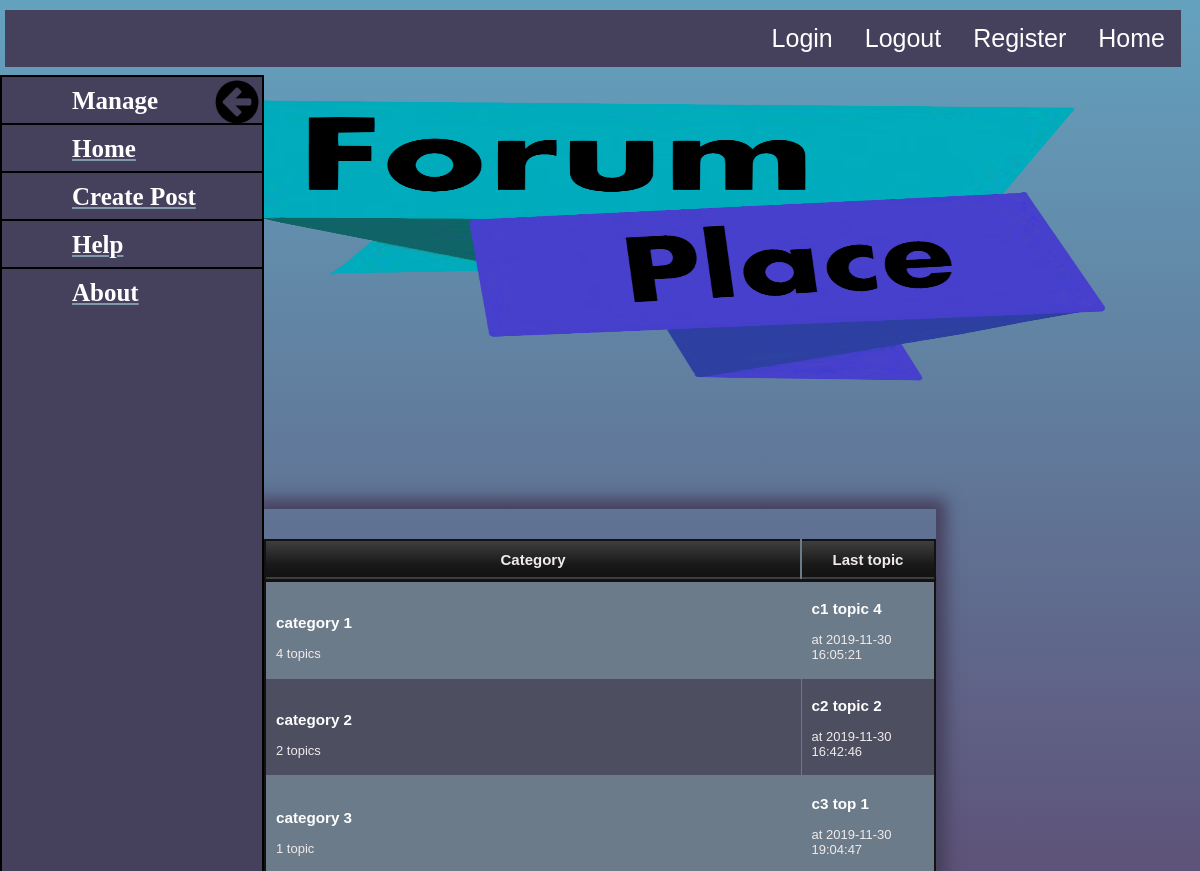
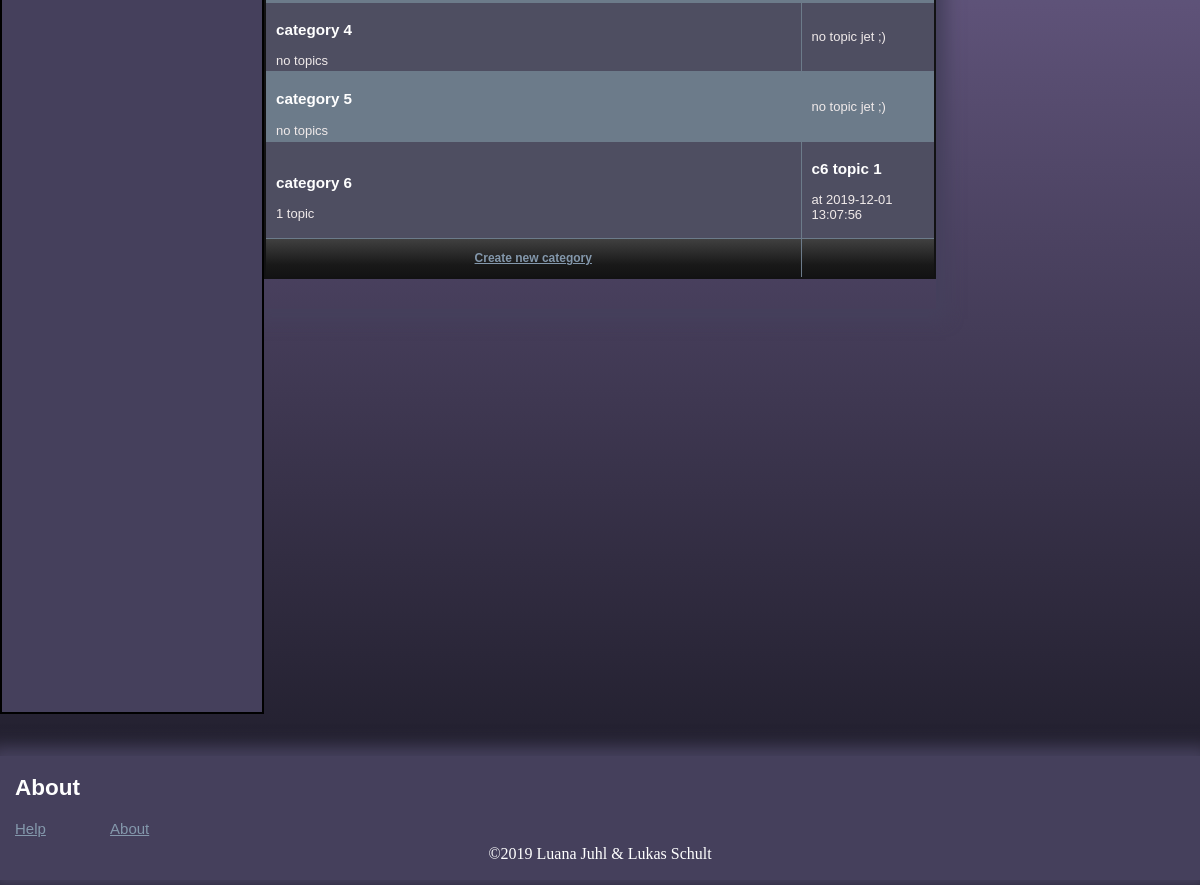
Screenshot of /cat_over.php (signed in) with the database file from the repository (2 pictures, top to bottom).
### tables this page shows
CREATE TABLE `categories` (
  `cat_id` int(8) NOT NULL,
  `cat_name` varchar(255) NOT NULL,
  `cat_desc` varchar(255) NOT NULL
);

### cat_over.php (the view, shortened to what this page needs)
<?php
$pdo = new PDO( 'mysql:host=localhost;dbname=content', 'root' );
?>
<!DOCTYPE HTML>
<html>
<head>
    <link rel="stylesheet" href="css/classic.css">
</head>
<body>
<?php include "header.php"?>
<?php include "sidebar.php"?>
    <div id="posts">
    <section>
        <?php
        $sql = "SELECT cat_id, cat_name, cat_desc, topic_subject, topic_id, lastdate
        FROM categories left JOIN
        (
            SELECT topic_subject, A.topic_cat as tc, topic_id, lastdate
            FROM topics JOIN
            (
                SELECT topic_cat, MAX(topic_date) AS lastdate
                FROM topics
                GROUP by topic_cat
            ) as A
            WHERE topic_date = lastdate
        ) as B
        ON tc = cat_id or lastdate is NULL
        ;";
        $result = $pdo->query($sql);
        if(!$result)
        {
            echo 'The categories could not be displayed, please try again later.';
            if($_SESSION['user_level'] == 5)
            {
                echo '<a href="create_cat.php"> Create Category</a>';
            }
        }
        else
        {
            if($result->columnCount() == 0)
            {
                echo 'No categories defined yet.';
            }
            else
            {
                echo '<table class="darkTable">
                    <thead>
                    <tr>
                        <th>Category</th>
                        <th>Last topic</th>
                    </tr>
                    </thead>';
                if($_SESSION['user_level'] == 5)
                {
                    echo '<tfoot>
                        <td><a href="create_cat.php">Create new category</a></td>
                        <td></td>
                        </tfoot>';
                }
            echo '<tbody>';
            foreach ($pdo->query($sql) as $row)
                {
                    echo '<tr>';
                        echo '<td class="leftpart">';
                            echo("<h3><a href='category_view.php?id=".$row['cat_id']."'>".$row['cat_name'] ."</a></h3>".$row['cat_desc']);
                        echo '</td>';
                        echo '<td class="rightpart">';
                        if(!isset($row['topic_id']))
                        {
                            echo 'no topic jet ;)';
                        }
                        else
                        {
                            echo '<h3><a href="topic.php?id="'.$row['topic_id'].'">'.$row['topic_subject'].'</a></h3><p> at '.$row['lastdate'].'</p>';
                        }
                        echo '</td>';
                    echo '</tr>';
                }
                echo '</tbody>
                </table>';
            }
        }
        ?>
    </section>
    </div>
<?php include "footer.php"?>
</body>
</html>

### header.php
<header>
	<nav>
		<ul>
      <li><a class="active" href="cat_over.php">Home</a></li>
      <li><a class="active" href="register.php">Register</a></li>
      <li><a class="active" href="logout.php">Logout</a></li>
      <li><a class="active" href="login.php">Login</a></li>
		</ul>
    </nav>
</header>

### sidebar.php (shortened to what this page needs)
<div id="mySidebar" class="sidebar">
	<a class="closebtn" onclick="closeNav()">
		<img src="pic/arrowleft.png" width="50px">
	</a>
	<h2 id="manage"> Manage </h2>
	<hr style="border:1px solid rgb(0, 0, 0)" >
	<a href="cat_over.php"><h2 id="manage"> Home </h2></a>
	<hr style="border:1px solid rgb(0, 0, 0)" >
	<a href="create_topic.php"><h2 id="manage"> Create Post </h2></a>
	<hr style="border:1px solid rgb(0, 0, 0)" >
	<a href="help.php"><h2 id="manage"> Help </h2></a>
	<hr style="border:1px solid rgb(0, 0, 0)" >
	<a href="about.php"><h2 id="manage"> About </h2></a>
</div>
<div id="main">
	<a class="openbtn" onclick="openNav()">
	</a>
</div>
<div id="header">
	<div id="banner">
		<img src="pic/banner.png" alt="Banner" width="1000" height=400px>
	</div>
</div>

### footer.php (shortened to what this page needs)
<div class="aboutwrap">
<div class="about">
<aside class="footer">
	<h2>About</h2>
	<a href='help.php'>Help</a>
	<a href='about.php' style="padding-left:4em">About</a>
</aside>
</div>
</div>
<footer>
	<p>©2019 Luana Juhl & Lukas Schult</p>
</footer>

### css/classic.css (style rules this page uses)
header nav ul { position: fixed; width: 98%; list-style-type: none; margin: 5px; padding: 0; overflow: hidden; background-color: #45405c; margin-bottom: 3px; z-index: 1; }
header nav ul li { float: right; }
header nav ul li a { font-family: Tahoma, Geneva, sans-serif; font-size: 25px; display: block; color: white; text-align: center; padding: 14px 16px; text-decoration: none; }
footer { position: fixed; bottom: 0; width: 100%; height: 7vh; text-align: center; }
footer p { display: inline-block; color: white; }
.footer { margin-left: 15px; }
.aboutwrap { position: relative; padding-bottom: 2vh; min-height: 70%; }
.about { color: white; height: 100px; background-color: #45405c; position: absolute; bottom: 0; width: 100%; padding-bottom: 3vh; -webkit-box-shadow: 0 0 15px 10px #45405c; box-shadow: 0 0 15px 10px #45405c; }
aside { margin-bottom: 3rem; font-family: Tahoma, Geneva, sans-serif; font-size: 15px; }
.darkTable { font-family: "Arial Black", Gadget, sans-serif; border: 2px solid #121213; background-color: #6c7b8a; width: 100%; height: 100px; text-align: center; border-collapse: collapse; }
.darkTable td, .darkTable th { border: 1px solid #6c7b8a; padding: 3px 2px; word-wrap: break-word; }
.darkTable tbody td { font-size: 13px; color: #f0eaea; padding-left: 10px; height: 7vh; }
.darkTable tbody td a { display: block; color: white; text-decoration: none; position: relative; }
.darkTable tbody td a::after { content: ""; background: #ecdfe6; mix-blend-mode: color-burn; width: 100%; height: 0; position: absolute; bottom: -4px; left: 0; -webkit-transition: all 0.3s cubic-bezier(0.445, 0.05, 0.55, 0.95); transition: all 0.3s cubic-bezier(0.445, 0.05, 0.55, 0.95); }
.darkTable tr:nth-child(even) { background: #4e4e61; }
.darkTable thead { color: #f0eaea; background: #121213; background: -webkit-gradient(linear, left top, left bottom, from(#404040), color-stop(66%, #191919), to(#121213)); background: linear-gradient(to bottom, #404040 0%, #191919 66%, #121213 100%); border-bottom: 3px solid #121213; height: 40px; }
.darkTable thead th { font-size: 15px; font-weight: bold; color: #f0eaea; text-align: center; border-left: 2px solid #6c7b8a; }
.darkTable thead th:first-child { border-left: none; }
.darkTable tfoot { font-size: 12px; font-weight: bold; color: #f0eaea; background: #121213; background: -webkit-gradient(linear, left top, left bottom, from(#404040), color-stop(66%, #191919), to(#121213)); background: linear-gradient(to bottom, #404040 0%, #191919 66%, #121213 100%); border-top: 1px solid #6c7b8a; height: 40px; }
.darkTable tfoot td { font-size: 12px; }
.leftpart { overflow: hidden; text-align: left; width: 80%; }
.rightpart { vertical-align: center; text-align: left; width: 20%; }
#header { font-size: 14px; width: 980px; margin: auto; padding-top: 20px; }
#banner { margin: auto; }
.sidebar { margin-top: 70px; width: 260px; height: calc(100% - 250px); float: left; background-color: #45405c; position: fixed; border: 2px solid black; display: block; -webkit-transition: 0.3s; transition: 0.3s; z-index: 1; }
.sidebar .closebtn { position: absolute; top: 0; right: 0; }
.openbtn { position: fixed; top: 0; left: 0; margin-top: 10vh; background-color: transparent; border: none; outline: none; cursor: pointer; }
#manage { font-size: 25px; margin-left: 70px; color: white; margin-top: 10px; margin-bottom: 0; top: 0; }
html { height: 100%; background-image: -webkit-gradient(linear, left top, left bottom, from(#64a2be), color-stop(#5E5278), to(#181722)); background-image: linear-gradient(#64a2be, #5E5278, #181722); background-attachment: fixed; }
body { height: 100%; margin: 0; }
body header { text-align: center; -webkit-box-shadow: 5px 10px #777786; box-shadow: 5px 10px #777786; }
section { padding-top: 30px; padding-bottom: 30px; font-family: Tahoma, Geneva, sans-serif; font-size: 20px; text-align: center; width: 80%; margin: auto; color: white; display: block; position: absolut; overflow: hidden; -webkit-box-shadow: 0 0 15px 10px #45405c; box-shadow: 0 0 15px 10px #45405c; }
a { color: #8498ac; }
div { margin-bottom: 5px; }
#posts { border-bottom: 0; margin: auto; width: 70%; padding-top: 10vh; }

### rows the page displays
categories: cat_name "category 1", cat_desc "4 topics", topic_subject "c1 topic 4", lastdate "2019-11-30 16:05:21"
categories: cat_name "category 2", cat_desc "2 topics", topic_subject "c2 topic 2", lastdate "2019-11-30 16:42:46"
categories: cat_name "category 3", cat_desc "1 topic", topic_subject "c3 top 1", lastdate "2019-11-30 19:04:47"
categories: cat_name "category 4", cat_desc "no topics", shows "no topic jet ;)"
categories: cat_name "category 5", cat_desc "no topics", shows "no topic jet ;)"
categories: cat_name "category 6", cat_desc "1 topic", topic_subject "c6 topic 1", lastdate "2019-12-01 13:07:56"
